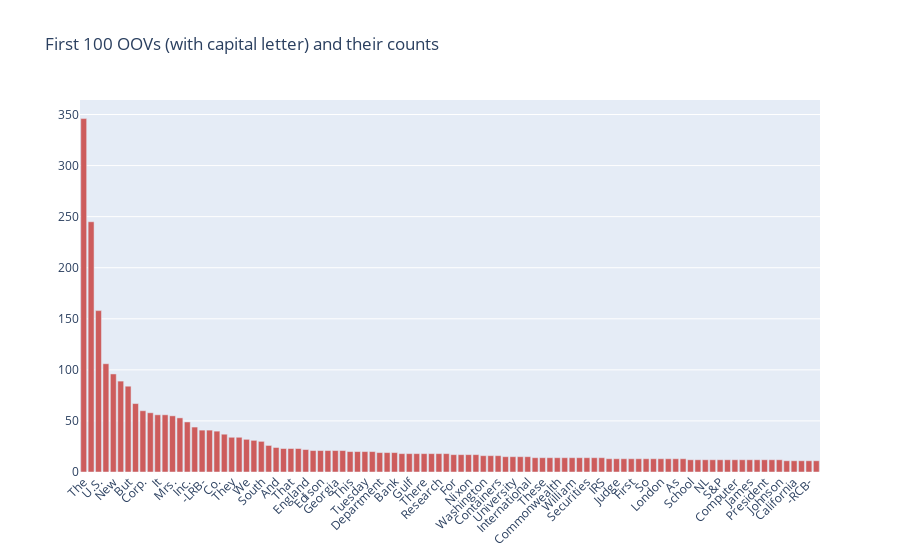

Write notebook code for a chart like this one.
### Code cell
TRUNCATION = 100

oov_occurrence = df_train['token'].explode()[df_train['token'].explode().isin(oovs)]
oov_occurrence = oov_occurrence.value_counts()[:TRUNCATION]

fig = go.Figure()
fig.add_trace(go.Bar(
    x=oov_occurrence.keys(),
    y=oov_occurrence.values,
    name='OOV counts',
    marker_color='indianred'
))

# Here we modify the tickangle of the xaxis, resulting in rotated labels.
fig.update_layout(barmode='group', xaxis_tickangle=-45, title = f"First {TRUNCATION} OOVs (with capital letter) and their counts")
fig.show()

### Figure 1 — Plotly figure (JSON) as saved in the notebook; plotly's stock layout.template omitted (floating-point values rounded to 4 significant figures)
{"data": [{"marker": {"color": "indianred"}, "name": "OOV counts", "type": "bar", "x": ["The", "Mr.", "U.S.", "In", "New", "Japanese", "But", "Japan", "Corp.", "I", "It", "A", "Mrs.", "York", "Inc.", "-RRB-", "-LRB-", "He", "Co.", "Yeargin", "They", "Cray", "We", "American", "South", "September", "And", "October", "That", "China", "England", "Exchange", "Edison", "Hahn", "Georgia", "John", "This", "Tokyo", "Tuesday", "High", "Department", "Treasury", "Bank", "Bush", "Gulf", "She", "There", "Group", "Research", "House", "For", "At", "Nixon", "Korea", "Washington", "Sea", "Containers", "Stock", "University", "While", "International", "One", "These", "Robert", "Commonwealth", "Ltd.", "William", "Michael", "Securities", "Asia", "IRS", "Hills", "Judge", "August", "First", "Fujitsu", "So", "Carolina", "London", "Scoring", "As", "Ward", "School", "Greenville", "NL", "Richard", "S&P", "Congress", "Computer", "If", "James", "When", "President", "Dr.", "Johnson", "Some", "California", "Dinkins", "-RCB-", "What"], "y": [346, 245, 158, 106, 96, 89, 84, 67, 60, 58, 56, 56, 55, 53, 49, 44, 41, 41, 40, 37, 34, 34, 32, 31, 30, 26, 24, 23, 23, 23, 22, 21, 21, 21, 21, 21, 20, 20, 20, 20, 19, 19, 19, 18, 18, 18, 18, 18, 18, 18, 17, 17, 17, 17, 16, 16, 16, 15, 15, 15, 15, 14, 14, 14, 14, 14, 14, 14, 14, 14, 14, 13, 13, 13, 13, 13, 13, 13, 13, 13, 13, 13, 12, 12, 12, 12, 12, 12, 12, 12, 12, 12, 12, 12, 12, 11, 11, 11, 11, 11]}], "layout": {"barmode": "group", "title": {"text": "First 100 OOVs (with capital letter) and their counts"}, "xaxis": {"tickangle": -45}}}
